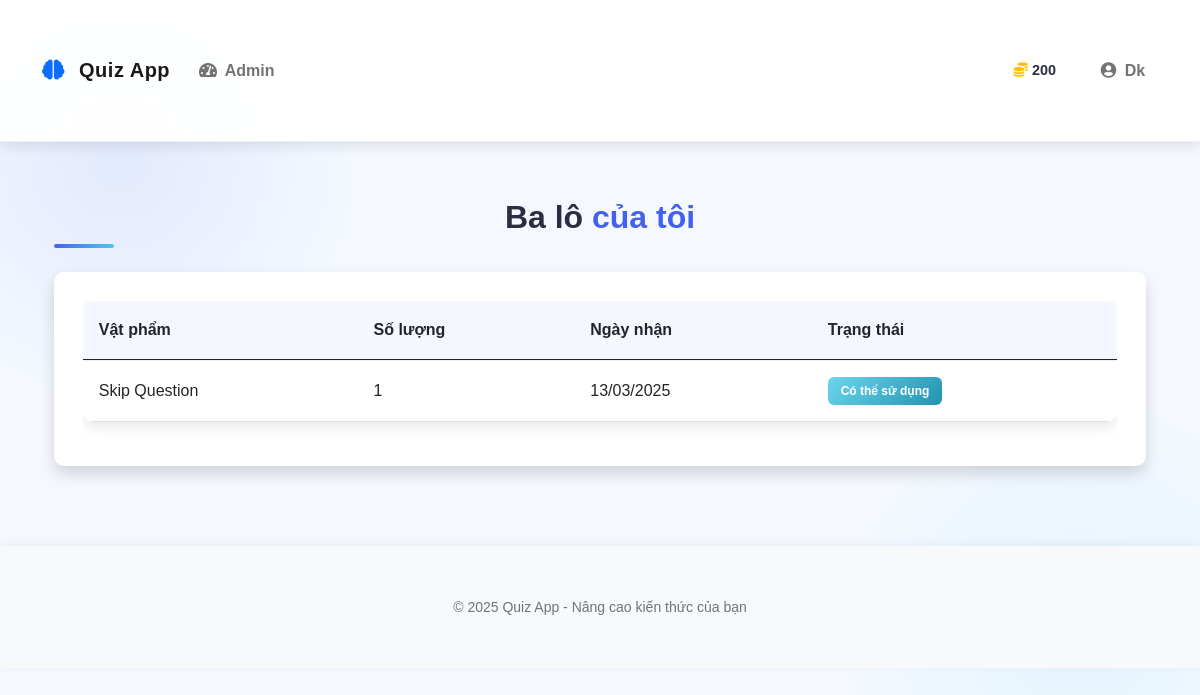
The app's page /inventory (signed in) with its own data.
### models.py (models this page shows, shortened)
class User(UserMixin, db.Model):
    id = db.Column(db.Integer, primary_key=True)
    username = db.Column(db.String(64), unique=True, nullable=False)
    email = db.Column(db.String(120), unique=True, nullable=False)
    password_hash = db.Column(db.String(256))
    coins = db.Column(db.Integer, default=10)  # New users start with 10 coins
    experience = db.Column(db.Integer, default=0)  # Experience points
    rank = db.Column(db.String(50), default='Newbie')
    is_admin = db.Column(db.Boolean, default=False)
    contributions = db.relationship('Contribution', backref='author', lazy=True)
    inventory_items = db.relationship('InventoryItem', backref='owner', lazy=True)
    achievements = db.relationship('UserAchievement', backref='user', lazy=True)
    daily_quests = db.relationship('UserDailyQuest', backref='user', lazy=True)
    total_questions_answered = db.Column(db.Integer, default=0)
    correct_answers = db.Column(db.Integer, default=0)
    easy_questions_completed = db.Column(db.Integer, default=0)
    medium_questions_completed = db.Column(db.Integer, default=0)
    hard_questions_completed = db.Column(db.Integer, default=0)
    daily_quest_points = db.Column(db.Integer, default=0)
    daily_streak = db.Column(db.Integer, default=0)
    last_daily_login = db.Column(db.Date, nullable=True)

class InventoryItem(db.Model):
    id = db.Column(db.Integer, primary_key=True)
    user_id = db.Column(db.Integer, db.ForeignKey('user.id'), nullable=False)
    item_name = db.Column(db.String(100), nullable=False)
    quantity = db.Column(db.Integer, default=1)
    acquired_date = db.Column(db.DateTime, default=datetime.utcnow)
    is_used = db.Column(db.Boolean, default=False)

### app.py (the view)
@app.route('/inventory')
@login_required
def inventory():
    from models import InventoryItem
    inventory_items = InventoryItem.query.filter_by(user_id=current_user.id).all()
    return render_template('inventory.html', inventory_items=inventory_items)

### app.py (called while the page is built)
@login_manager.user_loader
def load_user(user_id):
    from models import User
    return User.query.get(int(user_id))

### templates/inventory.html
{% extends "base.html" %}
{% block content %}
<div class="container">
    <h2 class="text-center mb-4" data-aos="fade-down">Ba lô của tôi</h2>
    <div class="row">
        <div class="col-md-12">
            <div class="card shadow" data-aos="fade-up">
                <div class="card-body">
                    <div class="table-responsive">
                        <table class="table">
                            <thead>
                                <tr>
                                    <th>Vật phẩm</th>
                                    <th>Số lượng</th>
                                    <th>Ngày nhận</th>
                                    <th>Trạng thái</th>
                                </tr>
                            </thead>
                            <tbody>
                                {% if inventory_items %}
                                    {% for item in inventory_items %}
                                    <tr>
                                        <td>{{ item.item_name }}</td>
                                        <td>{{ item.quantity }}</td>
                                        <td>{{ item.acquired_date.strftime('%d/%m/%Y') }}</td>
                                        <td>
                                            {% if item.is_used %}
                                                <span class="badge bg-secondary">Đã sử dụng</span>
                                            {% else %}
                                                <span class="badge bg-success">Có thể sử dụng</span>
                                            {% endif %}
                                        </td>
                                    </tr>
                                    {% endfor %}
                                {% else %}
                                    <tr>
                                        <td colspan="4" class="text-center">Bạn chưa có vật phẩm nào trong ba lô</td>
                                    </tr>
                                {% endif %}
                            </tbody>
                        </table>
                    </div>
                </div>
            </div>
        </div>
    </div>
</div>
{% endblock %}

### templates/base.html (shortened to what this page needs)
<!DOCTYPE html>
<html lang="en">
<head>
    <link href="https://cdn.jsdelivr.net/npm/bootstrap@5.0.2/dist/css/bootstrap.min.css" rel="stylesheet">
    <link rel="stylesheet" href="https://cdnjs.cloudflare.com/ajax/libs/font-awesome/5.15.3/css/all.min.css">
    <link href="https://unpkg.com/aos@2.3.1/dist/aos.css" rel="stylesheet">
    <link rel="stylesheet" href="{{ url_for('static', filename='css/style.css') }}">
    <link rel="stylesheet" href="{{ url_for('static', filename='css/rank_frames.css') }}">
    <link rel="stylesheet" href="{{ url_for('static', filename='css/customization.css') }}">
    <link rel="stylesheet" href="{{ url_for('static', filename='css/achievements.css') }}">
    <link rel="stylesheet" href="{{ url_for('static', filename='css/quests.css') }}">
    <link rel="stylesheet" href="{{ url_for('static', filename='css/quiz.css') }}">
</head>
<body>
    <nav class="navbar navbar-expand-lg navbar-light sticky-top">
        <div class="container">
            <a class="navbar-brand" href="{{ url_for('homepage') }}">
                <i class="fas fa-brain text-primary me-2"></i> Quiz App
            </a>
            <div class="collapse navbar-collapse" id="navbarNav">
                <ul class="navbar-nav me-auto">
                    {% if current_user.is_authenticated %}
                        {% if current_user.is_admin %}
                            <li class="nav-item">
                                <a class="nav-link" href="{{ url_for('admin_dashboard') }}">
                                    <i class="fas fa-tachometer-alt me-1"></i> Admin
                                </a>
                            </li>
                        {% endif %}
                    {% endif %}
                </ul>
                {% if current_user.is_authenticated %}
                <div class="user-stats d-flex align-items-center me-3">
                    <div class="stat-item d-flex align-items-center me-3">
                        <i class="fas fa-coins text-warning me-1"></i>
                        <span class="fw-bold">{{ current_user.coins }}</span>
                    </div>
                </div>
                <ul class="navbar-nav">
                    <li class="nav-item dropdown">
                        <a class="nav-link dropdown-toggle" href="#" id="userDropdown" role="button" data-bs-toggle="dropdown" aria-expanded="false">
                            <i class="fas fa-user-circle me-1"></i> {{ current_user.username }}
                        </a>
                    </li>
                </ul>
                {% endif %}
            </div>
        </div>
    </nav>
    <div class="container py-4">
        {% block content %}{% endblock %}
    </div>
    <footer class="footer mt-auto py-3 bg-light">
        <div class="container text-center">
            <div class="row">
                <div class="col-md-12">
                    <p class="mb-0 text-muted">
                        <small>© 2025 Quiz App - Nâng cao kiến thức của bạn</small>
                    </p>
                </div>
            </div>
        </div>
    </footer>
</body>
</html>

### static/css/style.css (style rules this page uses)
body { font-family: 'Roboto', sans-serif; color: var(--text-color); background-color: #f5f9ff; background-image: radial-gradient(circle at 10% 20%, rgba(67, 97, 238, 0.1) 0%, transparent 20%), radial-gradient(circle at 90% 80%, rgba(76, 201, 240, 0.1) 0%, transparent 20%); line-height: 1.6; }
.container { padding-top: 2rem; padding-bottom: 2rem; }
.card { border: none; border-radius: var(--border-radius); box-shadow: var(--box-shadow); transition: all 0.4s ease; margin-bottom: 1.5rem; background-color: white; overflow: hidden; position: relative; }
.card::before { content: ''; position: absolute; top: 0; left: 0; width: 100%; height: 4px; background: var(--gradient-bg); opacity: 0; transition: opacity 0.3s ease; }
.card-body { padding: 1.8rem; }
.table { border-collapse: separate; border-spacing: 0; width: 100%; border-radius: var(--border-radius); overflow: hidden; box-shadow: var(--box-shadow); }
.table th { background-color: #f8f9fa; font-weight: 600; padding: 1rem; text-align: left; }
.table td { padding: 1rem; vertical-align: middle; border-top: 1px solid #f0f0f0; }
.badge { padding: 0.4rem 0.7rem; font-weight: 500; border-radius: 50px; }
.navbar { box-shadow: 0 4px 15px rgba(0, 0, 0, 0.08); background: rgba(255, 255, 255, 0.95); backdrop-filter: blur(10px); -webkit-backdrop-filter: blur(10px); border-bottom: 1px solid rgba(67, 97, 238, 0.1); }
.navbar-brand { font-weight: 800; color: var(--primary-color); letter-spacing: 0.5px; transition: all 0.3s ease; }
.nav-link { font-weight: 600; color: var(--dark-color); position: relative; padding: 0.6rem 1.2rem; margin: 0 0.3rem; transition: all 0.3s ease; border-radius: 8px; }
.nav-link::after { content: ''; position: absolute; bottom: 5px; left: 50%; width: 0; height: 2px; background: var(--primary-color); transition: all 0.3s; transform: translateX(-50%); opacity: 0; }
:root { --accent-color: #f72585; --info-color: #4895ef; --warning-color: #f8961e; --danger-color: #f94144; --soft-blue: #e8f0fe; --text-secondary: #6c757d; }
body { font-family: 'Nunito', sans-serif; min-height: 100vh; line-height: 1.6; }
.navbar { box-shadow: 0 4px 12px rgba(0, 0, 0, 0.1); padding: 1rem 0; }
.card { overflow: hidden; margin-bottom: 1.5rem; }
.badge { padding: 0.5rem 0.8rem; border-radius: 6px; font-weight: 600; }
.footer { background-color: white; box-shadow: 0 -2px 10px rgba(0, 0, 0, 0.05); padding: 1.5rem 0; margin-top: 3rem; }
.footer .text-muted { color: var(--text-secondary) !important; font-weight: 500; }
.table { border-collapse: separate; border-spacing: 0; width: 100%; }
.table th { background-color: rgba(67, 97, 238, 0.05); font-weight: 600; color: var(--text-primary); padding: 1rem; }
.table td { padding: 1rem; vertical-align: middle; }
.user-stats { font-size: 0.9rem; }
.stat-item { display: flex; align-items: center; }

### static/css/achievements.css (style rules this page uses)
.badge.bg-success { background: linear-gradient(135deg, #6dd5ed, #2193b0) !important; }

### static/css/quests.css (style rules this page uses)
.badge.bg-success { animation: checkmark 0.5s ease-in-out; }

### static/css/quiz.css (style rules this page uses)
body { transition: background-image 0.5s ease; background-size: cover; background-position: center; background-attachment: fixed; }

### records on screen
User: coins "200", username "Dk"
InventoryItem: item_name "Skip Question", quantity "1", acquired_date "13/03/2025", is_used "Có thể sử dụng"
